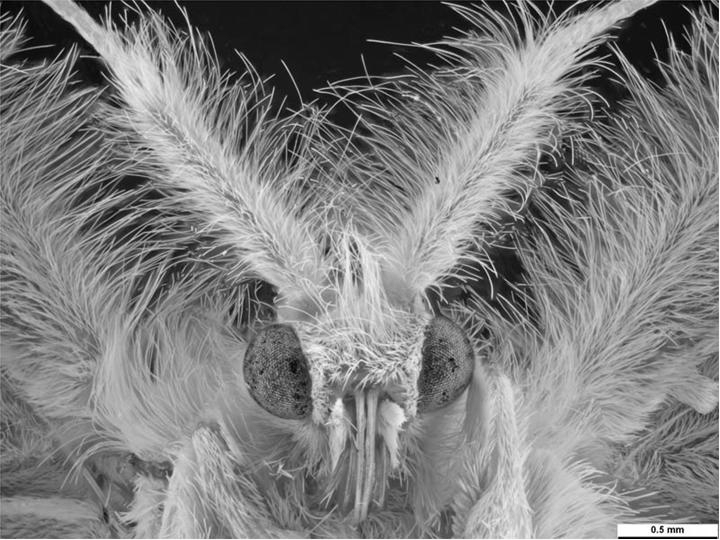
#> input picture insetoGray.jpg, 720 x 540 px
$ python exMorph.py
#> lines starting #> are read from the running program, lines starting #| are printed output that depends on the picture
# -*- coding: cp1252 -*-
from PIL import Image
import time
import numpy as np
pil1=Image.open('insetoGray.jpg')
#> pil1 is the input picture: PIL image 720x540 L; min 0, max 255, mean 127.1
pil2=Image.open('insetoGray_B.jpg')
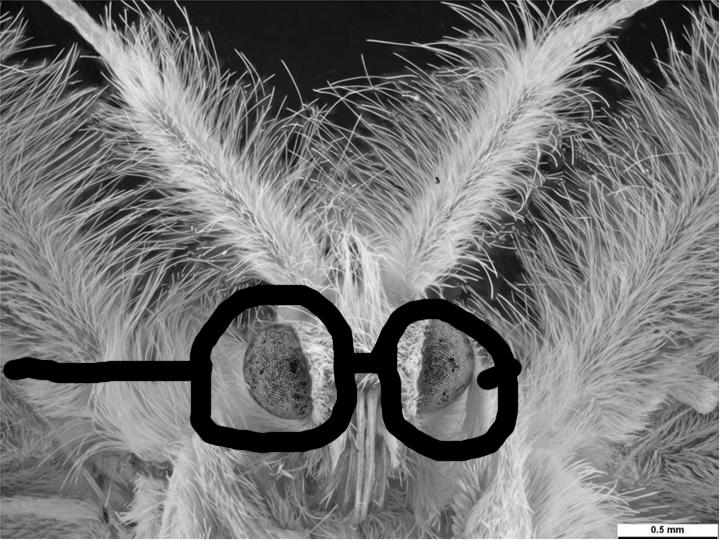
#> input picture insetoGray_B.jpg, 720 x 540 px
#> pil2 is the input picture: PIL image 720x540 L; min 0, max 255, mean 118.3

(l1,h1)=pil1.size
#> l1 = 720; h1 = 540
(l2,h2)=pil2.size
#> l2 = 720; h2 = 540
print(l1,h1)
#| 720 540
print(l2,h2)
#| 720 540
u=0
out=Image.new(pil1.mode, (l1,h1))
#> out: PIL image 720x540 L; every value is 0
# [10 lines of commented-out code are left out]
for u in range(0,11,1):
	M1=np.array(pil1)
	M2=np.array(pil2)
	M3=(1-(u*0.1))*M1+(u*0.1)*M2

## numpyarray to image
##    First ensure your numpy array, myarray, is normalised with the max value at 1.0.
##    Convert to integers, using np.uint8().
##    Use Image.fromarray()
	out = Image.fromarray(np.uint8(M3))
#out.show()
#time.sleep(10)
	out.save("outExMorph"+str(u)+"_fast.jpg","JPEG")
#> this loop made 11 passes
#> pass 3, `M3=(1-(u*0.1))*M1+(u*0.1)*M2`:
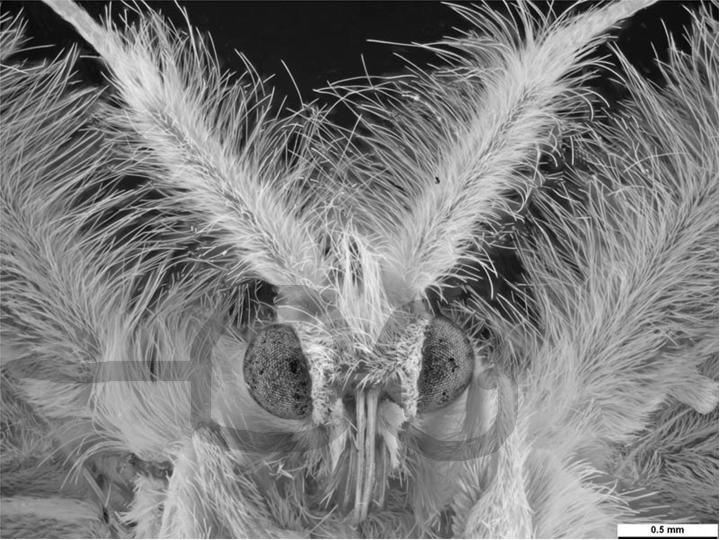
#> M3: shape (540, 720) float64; min 0, max 255, mean 125.3
